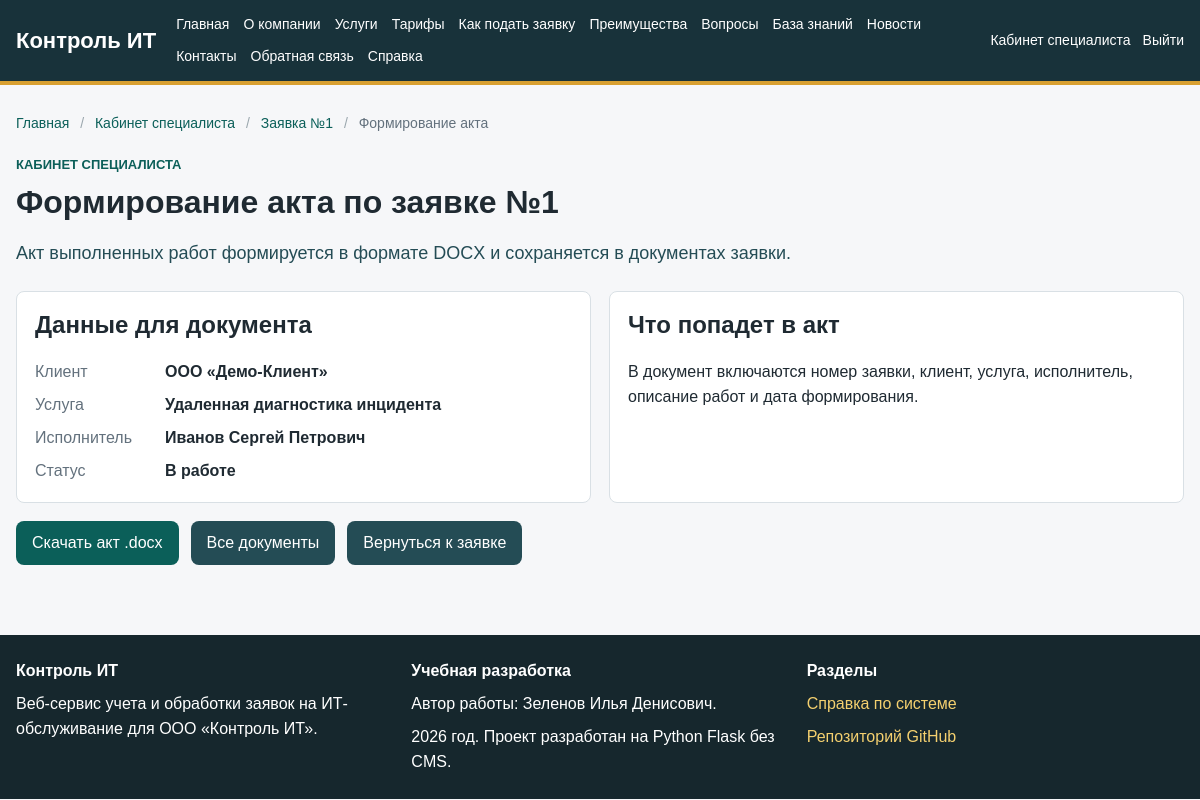
/specialist/tickets/1/act (signed in), run on the app's committed database.
### app/models.py (models this page shows, shortened)
class Ticket(db.Model):
    __tablename__ = "tickets"
    id = db.Column(db.Integer, primary_key=True)
    title = db.Column(db.String(180), nullable=False)
    description = db.Column(db.Text, nullable=False)
    created_at = db.Column(db.DateTime, default=datetime.utcnow)
    updated_at = db.Column(db.DateTime, default=datetime.utcnow, onupdate=datetime.utcnow)
    deadline_at = db.Column(db.DateTime)
    closed_at = db.Column(db.DateTime)
    client_id = db.Column(db.Integer, db.ForeignKey("clients.id"), nullable=False)
    specialist_id = db.Column(db.Integer, db.ForeignKey("employees.id"))
    service_id = db.Column(db.Integer, db.ForeignKey("services.id"), nullable=False)
    status_id = db.Column(db.Integer, db.ForeignKey("ticket_statuses.id"), nullable=False)
    priority_id = db.Column(db.Integer, db.ForeignKey("ticket_priorities.id"), nullable=False)
    client = db.relationship("Client", back_populates="tickets")
    specialist = db.relationship("Employee", back_populates="assigned_tickets")
    service = db.relationship("Service", back_populates="tickets")
    status = db.relationship("TicketStatus", back_populates="tickets")
    priority = db.relationship("TicketPriority", back_populates="tickets")
    comments = db.relationship("TicketComment", back_populates="ticket", cascade="all, delete-orphan")
    attachments = db.relationship("Attachment", back_populates="ticket", cascade="all, delete-orphan")
    documents = db.relationship("Document", back_populates="ticket", cascade="all, delete-orphan")

class Client(db.Model):
    __tablename__ = "clients"
    id = db.Column(db.Integer, primary_key=True)
    organization_name = db.Column(db.String(180), nullable=False)
    inn = db.Column(db.String(20))
    address = db.Column(db.String(255))
    contact_person = db.Column(db.String(150))
    created_at = db.Column(db.DateTime, default=datetime.utcnow)
    user_id = db.Column(db.Integer, db.ForeignKey("users.id"), nullable=False)
    user = db.relationship("User", back_populates="client")
    tickets = db.relationship("Ticket", back_populates="client")

class Service(db.Model):
    __tablename__ = "services"
    id = db.Column(db.Integer, primary_key=True)
    name = db.Column(db.String(150), nullable=False)
    description = db.Column(db.Text)
    price = db.Column(db.Float, default=0)
    is_active = db.Column(db.Boolean, default=True)
    category_id = db.Column(db.Integer, db.ForeignKey("service_categories.id"), nullable=False)
    category = db.relationship("ServiceCategory", back_populates="services")
    tickets = db.relationship("Ticket", back_populates="service")

class User(UserMixin, db.Model):
    __tablename__ = "users"
    id = db.Column(db.Integer, primary_key=True)
    username = db.Column(db.String(80), unique=True, nullable=False)
    password_hash = db.Column(db.String(255), nullable=False)
    email = db.Column(db.String(120), unique=True, nullable=False)
    full_name = db.Column(db.String(150), nullable=False)
    phone = db.Column(db.String(30))
    is_active_account = db.Column(db.Boolean, default=True)
    created_at = db.Column(db.DateTime, default=datetime.utcnow)
    role_id = db.Column(db.Integer, db.ForeignKey("roles.id"), nullable=False)
    role = db.relationship("Role", back_populates="users")
    client = db.relationship("Client", back_populates="user", uselist=False)
    employee = db.relationship("Employee", back_populates="user", uselist=False)
    comments = db.relationship("TicketComment", back_populates="author")
    @property
    def is_active(self):
        return self.is_active_account
    def has_role(self, *role_names):
        return self.role and self.role.name in role_names

class TicketStatus(db.Model):
    __tablename__ = "ticket_statuses"
    id = db.Column(db.Integer, primary_key=True)
    name = db.Column(db.String(80), unique=True, nullable=False)
    sort_order = db.Column(db.Integer, default=0)
    tickets = db.relationship("Ticket", back_populates="status")

### app/routes/specialist.py (the view)
@specialist_bp.route("/tickets/<int:ticket_id>/act")
@login_required
@role_required("Специалист")
def act_page(ticket_id):
    ticket = Ticket.query.get_or_404(ticket_id)
    return render_template(
        "specialist/act.html",
        title=f"Акт по заявке №{ticket.id}",
        ticket=ticket,
        breadcrumbs=specialist_breadcrumbs(
            {"label": f"Заявка №{ticket.id}", "url": url_for("specialist.ticket_detail", ticket_id=ticket.id)},
            {"label": "Формирование акта", "url": None},
        ),
    )

### app/models.py (called while the page is built)
@login_manager.user_loader
def load_user(user_id):
    return User.query.get(int(user_id))

### app/routes/specialist.py (called while the page is built)
def specialist_breadcrumbs(*items):
    trail = [{"label": "Главная", "url": url_for("public.home")}]
    if items:
        trail.append({"label": "Кабинет специалиста", "url": url_for("specialist.dashboard")})
        trail.extend(items)
    else:
        trail.append({"label": "Кабинет специалиста", "url": None})
    return trail

### app/templates/specialist/act.html (shortened to what this page needs)
{% extends "base.html" %}
{% block content %}
<section class="page-header">
    <p class="eyebrow">Кабинет специалиста</p>
    <h1>Формирование акта по заявке №{{ ticket.id }}</h1>
    <p class="lead">
        Акт выполненных работ формируется в формате DOCX и сохраняется в документах заявки.
    </p>
</section>
<section class="section-grid">
    <article class="info-box">
        <h2>Данные для документа</h2>
        <dl class="meta-list">
            <div>
                <dt>Клиент</dt>
                <dd>{{ ticket.client.organization_name }}</dd>
            </div>
            <div>
                <dt>Услуга</dt>
                <dd>{{ ticket.service.name }}</dd>
            </div>
            <div>
                <dt>Исполнитель</dt>
                <dd>{{ ticket.specialist.user.full_name if ticket.specialist else current_user.full_name }}</dd>
            </div>
            <div>
                <dt>Статус</dt>
                <dd>{{ ticket.status.name }}</dd>
            </div>
        </dl>
    </article>
    <article class="info-box">
        <h2>Что попадет в акт</h2>
        <p>
            В документ включаются номер заявки, клиент, услуга, исполнитель, описание работ
            и дата формирования.
        </p>
    </article>
</section>
<div class="actions">
    <a class="button" href="{{ url_for('specialist.generate_act', ticket_id=ticket.id) }}">Скачать акт .docx</a>
    <a class="button secondary" href="{{ url_for('specialist.documents') }}">Все документы</a>
    <a class="button secondary" href="{{ url_for('specialist.ticket_detail', ticket_id=ticket.id) }}">Вернуться к заявке</a>
</div>
{% endblock %}

### app/static/css/style.css (style rules this page uses)
:root { --page: #f6f7f9; --surface: #ffffff; --surface-soft: #eef6f4; --ink: #1f2a32; --muted: #63717d; --line: #d9e0e5; --header: #18323a; --header-2: #244c55; --accent: #0f766e; --accent-strong: #0b5f59; --warning: #b7791f; --danger: #b42318; --success: #1f7a4d; --white: #ffffff; }
* { box-sizing: border-box; }
body { margin: 0; font-family: Arial, Helvetica, sans-serif; color: var(--ink); background: var(--page); line-height: 1.55; }
a { color: var(--accent-strong); text-decoration: none; }
.page-header { margin-bottom: 24px; }
.page-header h1 { margin-bottom: 10px; }
h1 { margin-top: 0; font-size: 32px; line-height: 1.2; }
h2 { margin-top: 0; line-height: 1.25; }
.lead { font-size: 18px; color: var(--header-2); }
.eyebrow { margin: 0 0 8px; color: var(--accent-strong); font-size: 13px; font-weight: 700; text-transform: uppercase; }
.cards, .dashboard-grid, .section-grid { display: grid; grid-template-columns: repeat(auto-fit, minmax(240px, 1fr)); gap: 18px; margin: 18px 0; }
.card, .metric, .info-box, .form-card, .comment { background: var(--surface); border: 1px solid var(--line); border-radius: 8px; padding: 18px; }
.actions { display: flex; gap: 12px; margin: 18px 0; flex-wrap: wrap; }
.button, button { display: inline-block; background: var(--accent-strong); color: var(--white); border: none; border-radius: 8px; padding: 10px 16px; cursor: pointer; font: inherit; text-align: center; }
.button.secondary { background: var(--header-2); }
.meta-list { display: grid; gap: 8px; margin: 0; }
.meta-list div { display: grid; grid-template-columns: 120px 1fr; gap: 10px; }
.meta-list dt { color: var(--muted); }
.meta-list dd { margin: 0; font-weight: 700; }

### data on the page
Ticket: id "1"
Client: client.organization_name "ООО «Демо-Клиент»"
Service: service.name "Удаленная диагностика инцидента"
User: specialist.user "Иванов Сергей Петрович"
TicketStatus: status.name "В работе"

### other printed values
{{ crumb.label }} "Главная" "Кабинет специалиста" "Заявка №1"
{{ crumb.label }} "Формирование акта"
